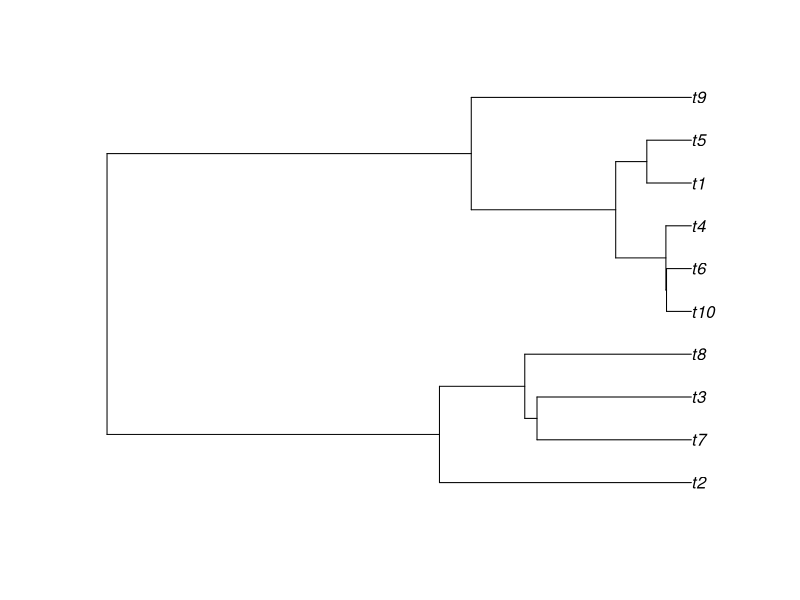

R code for this plot:
## ------------------------------------------------------------------------
library(ape)
phylogeny <- rcoal(10)
plot(phylogeny)

## ------------------------------------------------------------------------
measurement_1 <- runif(n = 1, max = sum(phylogeny$edge.length))
measurement_2 <- runif(n = 1, max = sum(phylogeny$edge.length))
print(measurement_1)
print(measurement_2)

